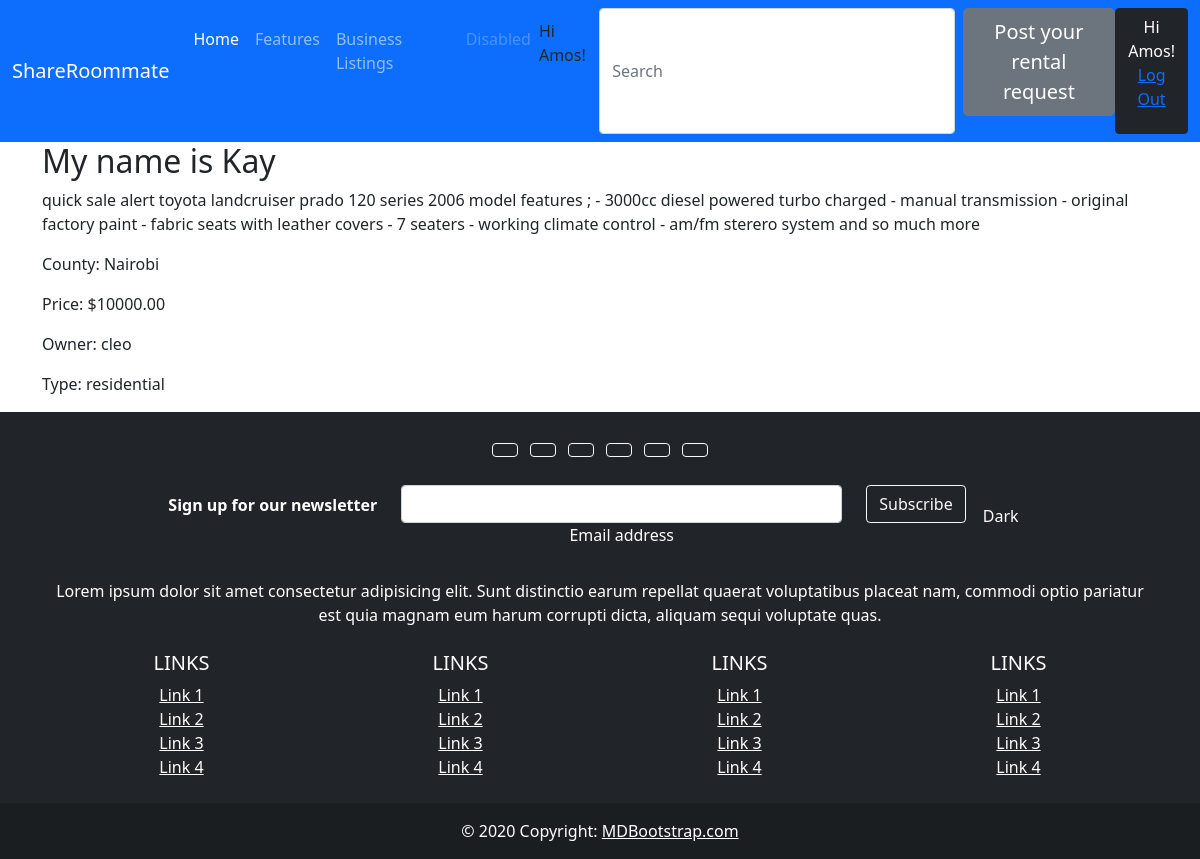
Screenshot of /read_more/1/ (signed in) with the database file from the repository.
### listings/models.py (models this page shows, shortened)
class Item(models.Model):
    BUSINESS = 'business'
    RESIDENTIAL = 'residential'
    LISTING_CHOICES = [
        (BUSINESS, 'Business'),
        (RESIDENTIAL, 'Residential'),
    ]
    COUNTY_CHOICES = [
        ('Nairobi', 'Nairobi'),
        ('Mombasa', 'Mombasa'),
    ]
    title = models.CharField(max_length=255)
    county = models.CharField(max_length=50, choices=COUNTY_CHOICES)  # Up
    type = models.CharField(max_length=20, choices=LISTING_CHOICES,default=RESIDENTIAL)
    description = models.TextField()
    price = models.DecimalField(max_digits=10, decimal_places=2)
    created_at = models.DateTimeField(auto_now_add=True)
    updated_at = models.DateTimeField(auto_now=True)
    owner = models.ForeignKey(User, on_delete=models.CASCADE)
    approved = models.BooleanField(default=False)  # New field

### listings/views.py (the view)
# urls.py: path('read_more/<int:pk>/', read_more, name='read_more'),  # New URL pattern
def read_more(request, pk):
    item = get_object_or_404(Item, pk=pk)
    if request.user.is_authenticated:
     return render(request, 'listings/read_more.html', {'item': item})
    else:
        return redirect('login')  # You need to import redirect from django.shortcuts

### listings/templates/listings/read_more.html
{% extends "base.html" %}
{% block content %}
<h2>{{ item.title }}</h2>
<p>{{ item.description }}</p>
<p>County: {{ item.county }}</p>
<p>Price: ${{ item.price }}</p>
<p>Owner: {{ item.owner.username }}</p>
<p>Type: {{ item.type }}</p>
{%endblock%}

### Templates/base.html (shortened to what this page needs)
<!doctype html>
<html lang="en">
<head>
    <link href="https://cdn.jsdelivr.net/npm/bootstrap@5.0.2/dist/css/bootstrap.min.css" rel="stylesheet"
>
</head>
<body>
<nav class="navbar navbar-expand-lg navbar-dark bg-primary">
  <div class="container-fluid">
    <a class="navbar-brand" href="http://127.0.0.1:8000/">ShareRoommate</a>
    <div class="collapse navbar-collapse" id="navbarNav">
      <ul class="navbar-nav">
        <li class="nav-item">
          <a class="nav-link active" aria-current="page" href="#">Home</a>
        </li>
        <li class="nav-item">
          <a class="nav-link" href="#">Features</a>
        </li>
        <li class="nav-item">
          <a class="nav-link" href="{% url 'business_items' %}">Business Listings</a>
        </li>
        <li class="nav-item">
          <a class="nav-link disabled" href="#" tabindex="-1" aria-disabled="true">Disabled</a>
        </li>
        <li>
           <p> {% if user.is_authenticated %}
  Hi {{ user.username }}!
<p><a href="{% url 'logout' %}">Log Out</a></p>
{% else %}
  <p>You are not logged in</p>
  <a href="{% url 'login' %}">Log In</a>
                    <a href="{% url 'register' %}">Register</a>
{% endif %}
                    </p>
        </li>
      </ul>
       <form class="d-flex ms-auto order-5">
          <input class="form-control me-2" type="search" placeholder="Search" aria-label="Search">
         <a href="{% url 'post_item' %}"><button type="button"  class="btn btn-secondary btn-lg" >Post your rental request</button></a>
         <button type="button" class="btn btn-dark">{% if user.is_authenticated %}
  Hi {{ user.username }}!
<p><a href="{% url 'logout' %}">Log Out</a></p>
{% else %}
  <p>You are not logged in</p>
  <a href="{% url 'login' %}">Log In</a>
                    <a href="{% url 'register' %}">Register</a>
{% endif %}</button>
       </form>
    </div>
  </div>
</nav>
<div class="container">
 {% block content %}
{% endblock %}
</div>
<footer class="bg-dark text-center text-white">
  <div class="container p-4">
    <section class="mb-4">
      <a class="btn btn-outline-light btn-floating m-1" href="#!" role="button"
        ></a>
      <a class="btn btn-outline-light btn-floating m-1" href="#!" role="button"
        ></a>
      <a class="btn btn-outline-light btn-floating m-1" href="#!" role="button"
        ></a>
      <a class="btn btn-outline-light btn-floating m-1" href="#!" role="button"
        ></a>
      <a class="btn btn-outline-light btn-floating m-1" href="#!" role="button"
        ></a>
      <a class="btn btn-outline-light btn-floating m-1" href="#!" role="button"
        ></a>
    </section>
    <section class="">
      <form action="">
        <div class="row d-flex justify-content-center">
          <div class="col-auto">
            <p class="pt-2">
              <strong>Sign up for our newsletter</strong>
            </p>
          </div>
          <div class="col-md-5 col-12">
            <div class="form-outline form-white mb-4">
              <input type="email" id="form5Example21" class="form-control" />
              <label class="form-label" for="form5Example21">Email address</label>
            </div>
          </div>
          <div class="col-auto">
            <button type="submit" class="btn btn-outline-light mb-4">
              Subscribe
            </button>
            <button type="button" class="btn btn-dark">Dark</button>
          </div>
        </div>
      </form>
    </section>
    <section class="mb-4">
      <p>
        Lorem ipsum dolor sit amet consectetur adipisicing elit. Sunt distinctio earum
        repellat quaerat voluptatibus placeat nam, commodi optio pariatur est quia magnam
        eum harum corrupti dicta, aliquam sequi voluptate quas.
      </p>
    </section>
    <section class="">
      <div class="row">
        <div class="col-lg-3 col-md-6 mb-4 mb-md-0">
          <h5 class="text-uppercase">Links</h5>
          <ul class="list-unstyled mb-0">
            <li>
              <a href="#!" class="text-white">Link 1</a>
            </li>
            <li>
              <a href="#!" class="text-white">Link 2</a>
            </li>
            <li>
              <a href="#!" class="text-white">Link 3</a>
            </li>
            <li>
              <a href="#!" class="text-white">Link 4</a>
            </li>
          </ul>
        </div>
        <div class="col-lg-3 col-md-6 mb-4 mb-md-0">
          <h5 class="text-uppercase">Links</h5>
          <ul class="list-unstyled mb-0">
            <li>
              <a href="#!" class="text-white">Link 1</a>
            </li>
            <li>
              <a href="#!" class="text-white">Link 2</a>
            </li>
            <li>
              <a href="#!" class="text-white">Link 3</a>
            </li>
            <li>
              <a href="#!" class="text-white">Link 4</a>
            </li>
          </ul>
        </div>
        <div class="col-lg-3 col-md-6 mb-4 mb-md-0">
          <h5 class="text-uppercase">Links</h5>
          <ul class="list-unstyled mb-0">
            <li>
              <a href="#!" class="text-white">Link 1</a>
            </li>
            <li>
              <a href="#!" class="text-white">Link 2</a>
            </li>
            <li>
              <a href="#!" class="text-white">Link 3</a>
            </li>
            <li>
              <a href="#!" class="text-white">Link 4</a>
            </li>
          </ul>
        </div>
        <div class="col-lg-3 col-md-6 mb-4 mb-md-0">
          <h5 class="text-uppercase">Links</h5>
          <ul class="list-unstyled mb-0">
            <li>
              <a href="#!" class="text-white">Link 1</a>
            </li>
            <li>
              <a href="#!" class="text-white">Link 2</a>
            </li>
            <li>
              <a href="#!" class="text-white">Link 3</a>
            </li>
            <li>
              <a href="#!" class="text-white">Link 4</a>
            </li>
          </ul>
        </div>
      </div>
    </section>
  </div>
  <div class="text-center p-3" style="background-color: rgba(0, 0, 0, 0.2);">
    © 2020 Copyright:
    <a class="text-white" href="https://mdbootstrap.com/">MDBootstrap.com</a>
  </div>
</footer>
</body>
</html>

### rows the page displays
Item: title "My name is Kay", description "quick sale alert toyota landcruiser prado 120 series 2006 model features ; - 3000cc diesel powered turbo charged - manual transmission - original factory paint - fabric seats with leather covers - 7 seaters - working climate control - am/fm sterero system and so much more", county "Nairobi", price "10000.00", owner.username "cleo", type "residential"

### other values shown
{{ user.username }} "Amos"
